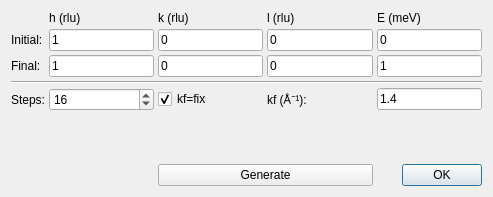
<?xml version="1.0" encoding="UTF-8"?>
<ui version="4.0">
 <class>GenPosDlg</class>
 <widget class="QDialog" name="GenPosDlg">
  <property name="geometry">
   <rect>
    <x>0</x>
    <y>0</y>
    <width>493</width>
    <height>197</height>
   </rect>
  </property>
  <property name="windowTitle">
   <string>Generate Positions</string>
  </property>
  <layout class="QGridLayout" name="gridLayout">
   <property name="spacing">
    <number>4</number>
   </property>
   <item row="6" column="4">
    <widget class="QDialogButtonBox" name="buttonBox">
     <property name="orientation">
      <enum>Qt::Horizontal</enum>
     </property>
     <property name="standardButtons">
      <set>QDialogButtonBox::Ok</set>
     </property>
     <property name="centerButtons">
      <bool>false</bool>
     </property>
    </widget>
   </item>
   <item row="4" column="0">
    <widget class="QLabel" name="label_7">
     <property name="text">
      <string>Steps:</string>
     </property>
    </widget>
   </item>
   <item row="0" column="3">
    <widget class="QLabel" name="label_5">
     <property name="sizePolicy">
      <sizepolicy hsizetype="Preferred" vsizetype="Fixed">
       <horstretch>0</horstretch>
       <verstretch>0</verstretch>
      </sizepolicy>
     </property>
     <property name="text">
      <string>l (rlu)</string>
     </property>
    </widget>
   </item>
   <item row="2" column="4">
    <widget class="QLineEdit" name="editEf">
     <property name="text">
      <string>1</string>
     </property>
    </widget>
   </item>
   <item row="2" column="3">
    <widget class="QLineEdit" name="editLf">
     <property name="text">
      <string>0</string>
     </property>
    </widget>
   </item>
   <item row="0" column="2">
    <widget class="QLabel" name="label_4">
     <property name="sizePolicy">
      <sizepolicy hsizetype="Preferred" vsizetype="Fixed">
       <horstretch>0</horstretch>
       <verstretch>0</verstretch>
      </sizepolicy>
     </property>
     <property name="text">
      <string>k (rlu)</string>
     </property>
    </widget>
   </item>
   <item row="1" column="1">
    <widget class="QLineEdit" name="editHi">
     <property name="sizePolicy">
      <sizepolicy hsizetype="Expanding" vsizetype="Fixed">
       <horstretch>0</horstretch>
       <verstretch>0</verstretch>
      </sizepolicy>
     </property>
     <property name="text">
      <string>1</string>
     </property>
    </widget>
   </item>
   <item row="1" column="3">
    <widget class="QLineEdit" name="editLi">
     <property name="text">
      <string>0</string>
     </property>
    </widget>
   </item>
   <item row="1" column="4">
    <widget class="QLineEdit" name="editEi">
     <property name="text">
      <string>0</string>
     </property>
    </widget>
   </item>
   <item row="2" column="1">
    <widget class="QLineEdit" name="editHf">
     <property name="text">
      <string>1</string>
     </property>
    </widget>
   </item>
   <item row="4" column="1">
    <widget class="QSpinBox" name="spinSteps">
     <property name="sizePolicy">
      <sizepolicy hsizetype="Expanding" vsizetype="Fixed">
       <horstretch>0</horstretch>
       <verstretch>0</verstretch>
      </sizepolicy>
     </property>
     <property name="minimum">
      <number>1</number>
     </property>
     <property name="maximum">
      <number>999</number>
     </property>
     <property name="value">
      <number>16</number>
     </property>
    </widget>
   </item>
   <item row="5" column="0" colspan="5">
    <spacer name="verticalSpacer">
     <property name="orientation">
      <enum>Qt::Vertical</enum>
     </property>
     <property name="sizeHint" stdset="0">
      <size>
       <width>1</width>
       <height>0</height>
      </size>
     </property>
    </spacer>
   </item>
   <item row="2" column="0">
    <widget class="QLabel" name="label_2">
     <property name="text">
      <string>Final:</string>
     </property>
    </widget>
   </item>
   <item row="1" column="2">
    <widget class="QLineEdit" name="editKi">
     <property name="sizePolicy">
      <sizepolicy hsizetype="Expanding" vsizetype="Fixed">
       <horstretch>0</horstretch>
       <verstretch>0</verstretch>
      </sizepolicy>
     </property>
     <property name="text">
      <string>0</string>
     </property>
    </widget>
   </item>
   <item row="6" column="2" colspan="2">
    <widget class="QPushButton" name="btnGenerate">
     <property name="sizePolicy">
      <sizepolicy hsizetype="Preferred" vsizetype="Preferred">
       <horstretch>0</horstretch>
       <verstretch>0</verstretch>
      </sizepolicy>
     </property>
     <property name="text">
      <string>Generate</string>
     </property>
    </widget>
   </item>
   <item row="0" column="1">
    <widget class="QLabel" name="label_3">
     <property name="sizePolicy">
      <sizepolicy hsizetype="Preferred" vsizetype="Fixed">
       <horstretch>0</horstretch>
       <verstretch>0</verstretch>
      </sizepolicy>
     </property>
     <property name="text">
      <string>h (rlu)</string>
     </property>
    </widget>
   </item>
   <item row="0" column="4">
    <widget class="QLabel" name="label_6">
     <property name="sizePolicy">
      <sizepolicy hsizetype="Preferred" vsizetype="Fixed">
       <horstretch>0</horstretch>
       <verstretch>0</verstretch>
      </sizepolicy>
     </property>
     <property name="text">
      <string>E (meV)</string>
     </property>
    </widget>
   </item>
   <item row="2" column="2">
    <widget class="QLineEdit" name="editKf">
     <property name="text">
      <string>0</string>
     </property>
    </widget>
   </item>
   <item row="1" column="0">
    <widget class="QLabel" name="label">
     <property name="text">
      <string>Initial:</string>
     </property>
    </widget>
   </item>
   <item row="3" column="0" colspan="5">
    <widget class="Line" name="line">
     <property name="orientation">
      <enum>Qt::Horizontal</enum>
     </property>
    </widget>
   </item>
   <item row="4" column="4">
    <widget class="QLineEdit" name="editKfix">
     <property name="text">
      <string>1.4</string>
     </property>
    </widget>
   </item>
   <item row="4" column="3">
    <widget class="QLabel" name="labelFixedK">
     <property name="text">
      <string>kf (Å⁻¹):</string>
     </property>
    </widget>
   </item>
   <item row="4" column="2">
    <widget class="QCheckBox" name="checkCKf">
     <property name="text">
      <string>kf=fix</string>
     </property>
     <property name="checked">
      <bool>true</bool>
     </property>
    </widget>
   </item>
  </layout>
 </widget>
 <tabstops>
  <tabstop>editHi</tabstop>
  <tabstop>editKi</tabstop>
  <tabstop>editLi</tabstop>
  <tabstop>editEi</tabstop>
  <tabstop>editHf</tabstop>
  <tabstop>editKf</tabstop>
  <tabstop>editLf</tabstop>
  <tabstop>editEf</tabstop>
  <tabstop>spinSteps</tabstop>
  <tabstop>checkCKf</tabstop>
  <tabstop>editKfix</tabstop>
  <tabstop>btnGenerate</tabstop>
 </tabstops>
 <resources/>
 <connections>
  <connection>
   <sender>buttonBox</sender>
   <signal>accepted()</signal>
   <receiver>GenPosDlg</receiver>
   <slot>accept()</slot>
   <hints>
    <hint type="sourcelabel">
     <x>474</x>
     <y>183</y>
    </hint>
    <hint type="destinationlabel">
     <x>157</x>
     <y>274</y>
    </hint>
   </hints>
  </connection>
  <connection>
   <sender>buttonBox</sender>
   <signal>rejected()</signal>
   <receiver>GenPosDlg</receiver>
   <slot>reject()</slot>
   <hints>
    <hint type="sourcelabel">
     <x>474</x>
     <y>183</y>
    </hint>
    <hint type="destinationlabel">
     <x>286</x>
     <y>274</y>
    </hint>
   </hints>
  </connection>
 </connections>
</ui>
